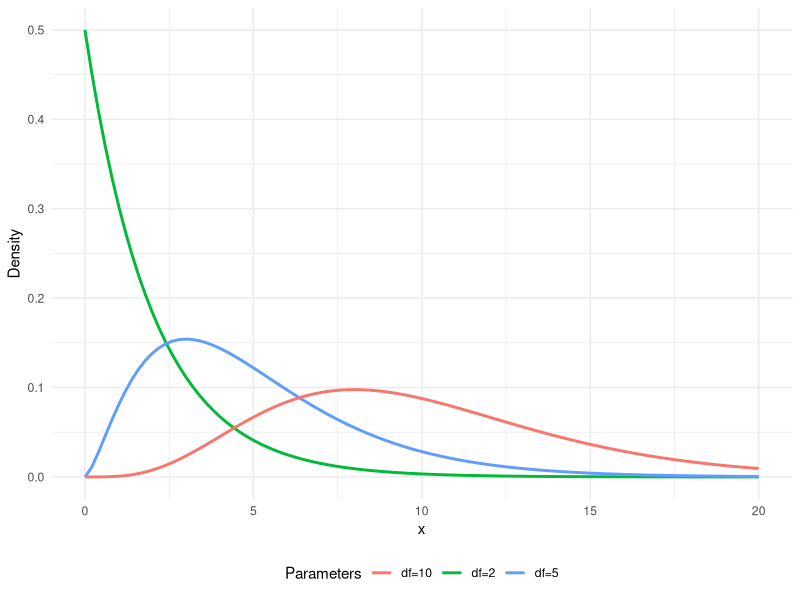

Here is the R script that generated this plot:
## ---- chunk 1
#| eval: true
#| echo: false
#| warning: false
#| label: fig-Chi_square_Distribution
#| fig-cap: Chi-square distribution.
# Packages
library(ggplot2)

# Plot
ggplot2::ggplot(data.frame(x = c(0, 20)), aes(x)) +
  ggplot2::stat_function(
    fun = dchisq, args = list(df = 2),
    aes(color = "df=2"),  linewidth = 1
  ) +
  ggplot2::stat_function(
    fun = dchisq, args = list(df = 5),
    aes(color = "df=5"),  linewidth = 1
  ) +
  ggplot2::stat_function(
    fun = dchisq, args = list(df = 10),
    aes(color = "df=10"),  linewidth = 1
  ) +
  ggplot2::labs(color = "Parameters") +
  ggplot2::ylab("Density") +
  ggplot2::xlab("x") +
  ggplot2::theme_minimal() +
  ggplot2::theme(legend.position = "bottom")
